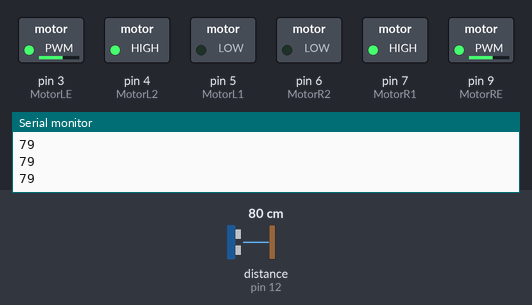
A sketch run on a simulated Arduino Uno, built with avr-gcc and run on an emulated ATmega328P. Parts: switched loads named in the sketch (green lamp = pin HIGH), the last lines printed to the serial monitor. Wiring (inferred from the names in the program): ultrasonic range finder: trigger pin 13; echo pin 12. Dashed ring = blinking. Inputs (shaded band) come from the test bench; at power-on: distance to the obstacle (sensor on pin 12) 80 cm. The echo pulse lasts 58.3 µs per cm; pins used as bus, display or sensor lines are not drawn.

Above: at 1.2 s.
1.3 s: distance to the obstacle (sensor on pin 12) set to 18 cm
2.8 s: distance to the obstacle (sensor on pin 12) set to 13 cm
At 3.28 s:
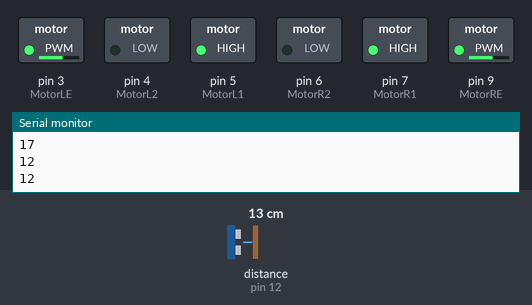
5.8 s: distance to the obstacle (sensor on pin 12) set to 35 cm
At 7.2 s:
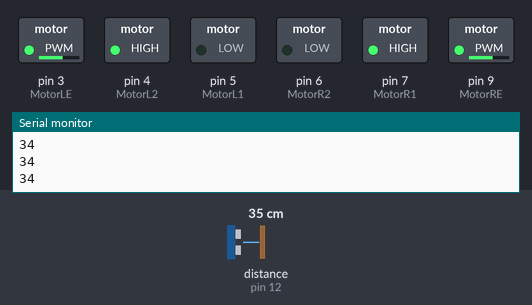
7.5 s: distance to the obstacle (sensor on pin 12) set to 2 cm
At 7.58 s:
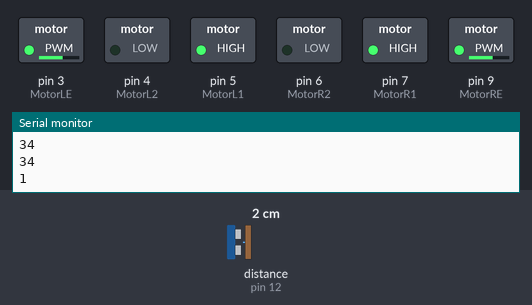
Timing chart, 0 to 11.5 s (numbered marks = the images above; inputs shaded):
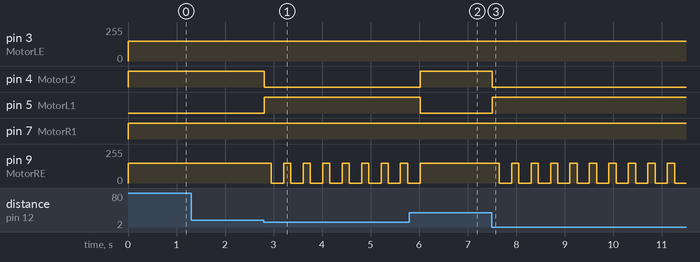

The sketch:

engel_robotu.ino
```cpp
#define echoPin 12 //Ultrasonik sensörün echo pini Arduino'nun 12.pinine
#define trigPin 13 //Ultrasonik sensörün trig pini Arduino'nun 13.pinine tanımlandı.
#define MotorR1 7
#define MotorR2 6
#define MotorRE 9  // Motor pinlerini tanımlıyoruz.
#define MotorL1 5
#define MotorL2 4
#define MotorLE 3


long sure, uzaklik; //süre ve uzaklık diye iki değişken tanımlıyoruz.

void setup() {


  // ultrasonik sensör Trig pininden ses dalgaları gönderdiği için OUTPUT (Çıkış),
  // bu dalgaları Echo pini ile geri aldığı için INPUT (Giriş) olarak tanımlanır.
  pinMode(echoPin, INPUT);
  pinMode(trigPin, OUTPUT);

  pinMode(MotorL1, OUTPUT);
  pinMode(MotorL2, OUTPUT);
  pinMode(MotorLE, OUTPUT); //Motorlarımızı çıkış olarak tanımlıyoruz.
  pinMode(MotorR1, OUTPUT);
  pinMode(MotorR2, OUTPUT);
  pinMode(MotorRE, OUTPUT);


  Serial.begin(9600);

}

void loop() {


  digitalWrite(trigPin, LOW); //sensör pasif hale getirildi
  delayMicroseconds(5);
  digitalWrite(trigPin, HIGH); //Sensore ses dalgasının üretmesi için emir verildi
  delayMicroseconds(10);
  digitalWrite(trigPin, LOW); //Yeni dalgaların üretilmemesi için trig pini LOW konumuna getirildi

  sure = pulseIn(echoPin, HIGH); //ses dalgasının geri dönmesi için geçen sure ölçülüyor
  uzaklik = sure / 29.1 / 2; //ölçülen süre uzaklığa çevriliyor

  Serial.println(uzaklik);

  if (uzaklik < 15) // Uzaklık 15'den küçük ise,
  {
    geri();  // 150 ms geri git
    delay(150);
    sag();  // 250 ms sağa dön
    delay(250);
  }
  else {  // değil ise,
    ileri(); // ileri git
  }

}


void ileri(){  // Robotun ileri yönde hareketi için fonksiyon tanımlıyoruz.

  digitalWrite(MotorR1, HIGH); // Sağ motorun ileri hareketi aktif
  digitalWrite(MotorR2, LOW); // Sağ motorun geri hareketi pasif
  analogWrite(MotorRE, 150); // Sağ motorun hızı 150

  digitalWrite(MotorL1, LOW); // Sol motorun ileri hareketi aktif
  digitalWrite(MotorL2, HIGH); // Sol motorun geri hareketi pasif
  analogWrite(MotorLE, 150); // Sol motorun hızı 150


}


void sag(){ // Robotun sağa dönme hareketi için fonksiyon tanımlıyoruz.

  digitalWrite(MotorR1, HIGH); // Sağ motorun ileri hareketi aktif
  digitalWrite(MotorR2, LOW); // Sağ motorun geri hareketi pasif
  analogWrite(MotorRE, 0); // Sağ motorun hızı 0 (Motor duruyor)

  digitalWrite(MotorL1, HIGH); // Sol motorun ileri hareketi aktif
  digitalWrite(MotorL2, LOW); // Sol motorun geri hareketi pasif
  analogWrite(MotorLE, 150); // Sol motorun hızı 150


}


void geri(){ // Robotun geri yönde hareketi için fonksiyon tanımlıyoruz.

  digitalWrite(MotorR1, HIGH); // Sağ motorun ileri hareketi pasif
  digitalWrite(MotorR2, LOW); // Sağ motorun geri hareketi aktif
  analogWrite(MotorRE, 150); // Sağ motorun hızı 150

  digitalWrite(MotorL1, HIGH); // Sol motorun ileri hareketi pasif
  digitalWrite(MotorL2, LOW); // Sol motorun geri hareketi aktif
  analogWrite(MotorLE, 150); // Sol motorun hızı 150

}
```

Measured:
- the behaviour switches between 16 and 15 cm on distance to the obstacle (sensor on pin 12) (found by bisection; images 0 and 1)
- after the input at 2.8 s, pin 4 (MotorL2): HIGH → LOW at once; pin 5 (MotorL1): LOW → HIGH at once; pin 9 (MotorRE): alternates 150/255 for 0.15 s and 0/255 for 0.25 s, starting after 0.16 s
- after the input at 5.8 s, pin 4 (MotorL2): LOW → HIGH after 0.22 s; pin 5 (MotorL1): HIGH → LOW after 0.22 s; pin 9 (MotorRE): goes on until 6.0 s, then stays 150/255
- after the input at 7.5 s, pin 4 (MotorL2): HIGH → LOW at once; pin 5 (MotorL1): LOW → HIGH at once; pin 9 (MotorRE): alternates 150/255 for 0.15 s and 0/255 for 0.25 s, starting after 0.16 s
